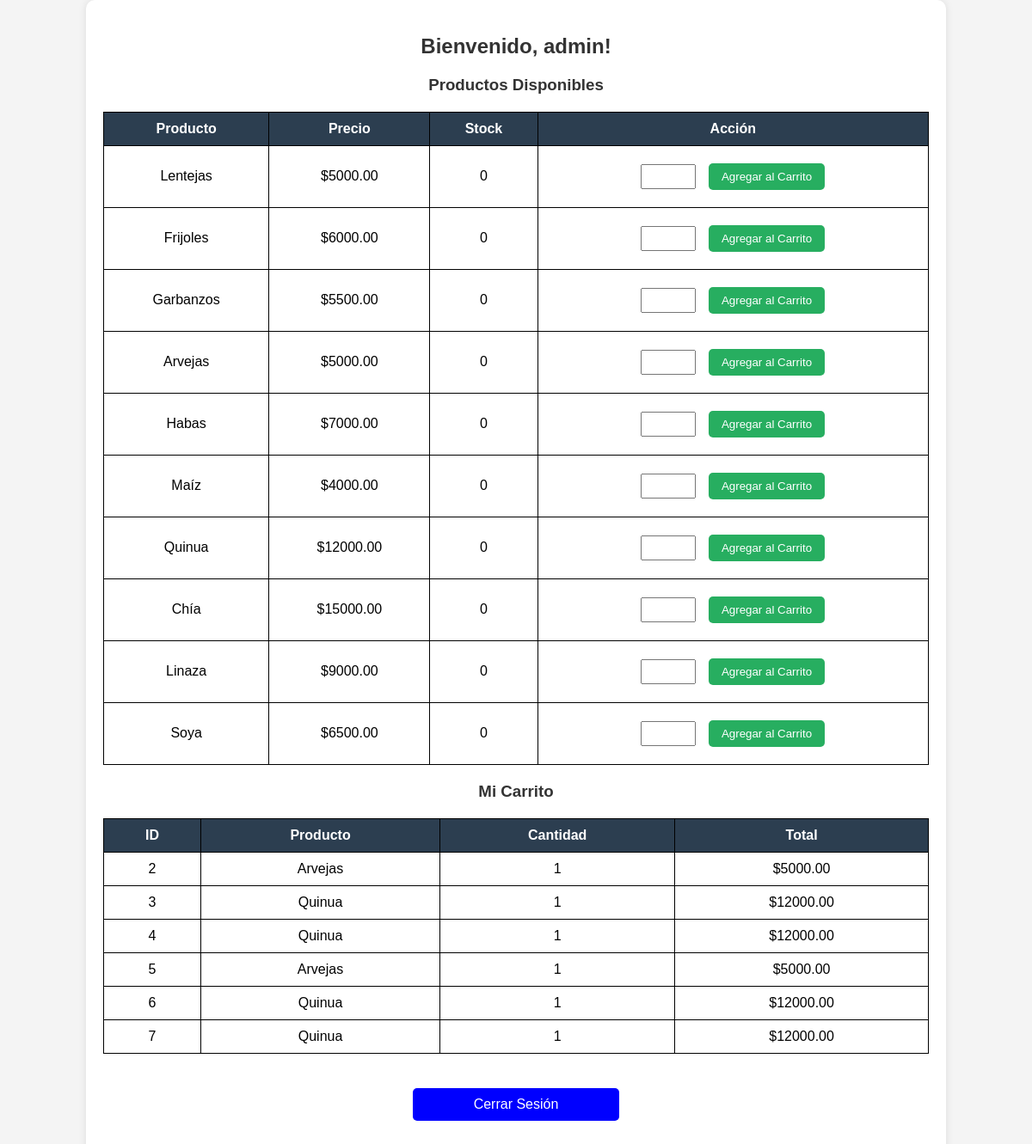
Page /cliente.php (signed in) on the committed database.
### tables this page shows
CREATE TABLE `productos` (
  `id_producto` int(11) NOT NULL,
  `nombre` varchar(100) NOT NULL,
  `categoria` varchar(50) DEFAULT NULL,
  `precio` decimal(10,2) NOT NULL,
  `stock` int(11) NOT NULL,
  `estado` enum('Bueno','Malo','Regular') NOT NULL DEFAULT 'Bueno',
  `id_proveedor` int(11) DEFAULT NULL,
  `cantidad` int(11) NOT NULL DEFAULT 0
);

CREATE TABLE `carrito` (
  `id_carrito` int(11) NOT NULL,
  `id_usuario` int(11) NOT NULL,
  `id_producto` int(11) NOT NULL,
  `cantidad` int(11) NOT NULL DEFAULT 1,
  `fecha_agregado` timestamp NOT NULL DEFAULT current_timestamp()
);

### cliente.php (the view, shortened to what this page needs)
<?php
include("db.php");
$id_usuario = $_SESSION['id_usuario'];
?>
<!DOCTYPE html>
<html lang="es">
<head>
    <link rel="stylesheet" href="compra.css">
</head>
<body>
    <div class="container">
        <h2>Bienvenido, <?php echo htmlspecialchars($_SESSION['usuario']); ?>!</h2>
        <h3>Productos Disponibles</h3>
        <table>
            <tr>
                <th>Producto</th>
                <th>Precio</th>
                <th>Stock</th>
                <th>Acción</th>
            </tr>
            <?php
            $result = $conn->query("SELECT * FROM productos");
            while ($row = $result->fetch_assoc()) {
                echo "<tr>
                        <td>{$row['nombre']}</td>
                        <td>\${$row['precio']}</td>
                        <td>{$row['cantidad']}</td>
                        <td>
                            <form method='POST'>
                                <input type='hidden' name='id_producto' value='{$row['id_producto']}'>
                                <input type='number' name='cantidad' min='1' max='{$row['cantidad']}' required>
                                <button type='submit' name='agregar_carrito'>Agregar al Carrito</button>
                            </form>
                        </td>
                    </tr>";
            }
            ?>
        </table>
        <h3>Mi Carrito</h3>
        <table>
            <tr>
                <th>ID</th>
                <th>Producto</th>
                <th>Cantidad</th>
                <th>Total</th>
            </tr>
            <?php
            $query = "
                SELECT carrito.id_carrito, productos.nombre AS producto, carrito.cantidad, (productos.precio * carrito.cantidad) AS total
                FROM carrito
                JOIN productos ON carrito.id_producto = productos.id_producto
                WHERE carrito.id_usuario = '$id_usuario'
            ";
            $result = $conn->query($query);
            if ($result->num_rows > 0) {
                while ($row = $result->fetch_assoc()) {
                    echo "<tr>
                            <td>{$row['id_carrito']}</td>
                            <td>{$row['producto']}</td>
                            <td>{$row['cantidad']}</td>
                            <td>\${$row['total']}</td>
                          </tr>";
                }
            } else {
                echo "<tr><td colspan='4'>🛒 No tienes productos en el carrito.</td></tr>";
            }
            ?>
        </table>
        <a href="logout.php" class="link-button">Cerrar Sesión</a>
    </div>
</body>
</html>

### compra.css (style rules this page uses)
body { font-family: Arial, sans-serif; background-color: #f4f4f4; margin: 0; padding: 0; }
.container { width: 80%; margin: auto; overflow: hidden; background: white; padding: 20px; box-shadow: 0px 0px 10px rgba(0, 0, 0, 0.1); margin-top: 20px; border-radius: 10px; }
h2, h3 { color: #333; text-align: center; }
table { width: 100%; border-collapse: collapse; margin: 20px 0; }
table, th, td { border: 1px solid #ddd; text-align: center; }
th { background-color: #2c3e50; color: white; padding: 10px; }
td { padding: 8px; }
form { text-align: center; margin: 10px 0; }
input[type="number"] { width: 50px; padding: 5px; margin-right: 10px; text-align: center; }
button { background-color: #27ae60; color: white; border: none; padding: 8px 15px; cursor: pointer; border-radius: 5px; }
.link-button { display: block; width: 200px; margin: 20px auto; text-align: center; padding: 10px; background-color: #e74c3c; color: white; text-decoration: none; border-radius: 5px; }

### cliente.php (style rules this page uses)
.container { width: 80%; margin: auto; text-align: center; }
table { width: 100%; border-collapse: collapse; margin-bottom: 20px; }
th, td { border: 1px solid black; padding: 10px; text-align: center; }
.link-button { display: inline-block; padding: 10px 20px; background-color: blue; color: white; text-decoration: none; border-radius: 5px; }

### rows in the picture
productos: nombre "Lentejas", precio "5000.00", cantidad "0"
productos: nombre "Frijoles", precio "6000.00", cantidad "0"
productos: nombre "Garbanzos", precio "5500.00", cantidad "0"
productos: nombre "Arvejas", precio "5000.00", cantidad "0"
productos: nombre "Habas", precio "7000.00", cantidad "0"
productos: nombre "Maíz", precio "4000.00", cantidad "0"
productos: nombre "Quinua", precio "12000.00", cantidad "0"
productos: nombre "Chía", precio "15000.00", cantidad "0"
productos: nombre "Linaza", precio "9000.00", cantidad "0"
productos: nombre "Soya", precio "6500.00", cantidad "0"
carrito: id_carrito "2", id_producto.nombre "Arvejas", cantidad "1", total "5000.00"
carrito: id_carrito "3", id_producto.nombre "Quinua", cantidad "1", total "12000.00"
carrito: id_carrito "4", id_producto.nombre "Quinua", cantidad "1", total "12000.00"
carrito: id_carrito "5", id_producto.nombre "Arvejas", cantidad "1", total "5000.00"
carrito: id_carrito "6", id_producto.nombre "Quinua", cantidad "1", total "12000.00"
carrito: id_carrito "7", id_producto.nombre "Quinua", cantidad "1", total "12000.00"

### other values in the picture
$_SESSION['usuario'] "admin"
